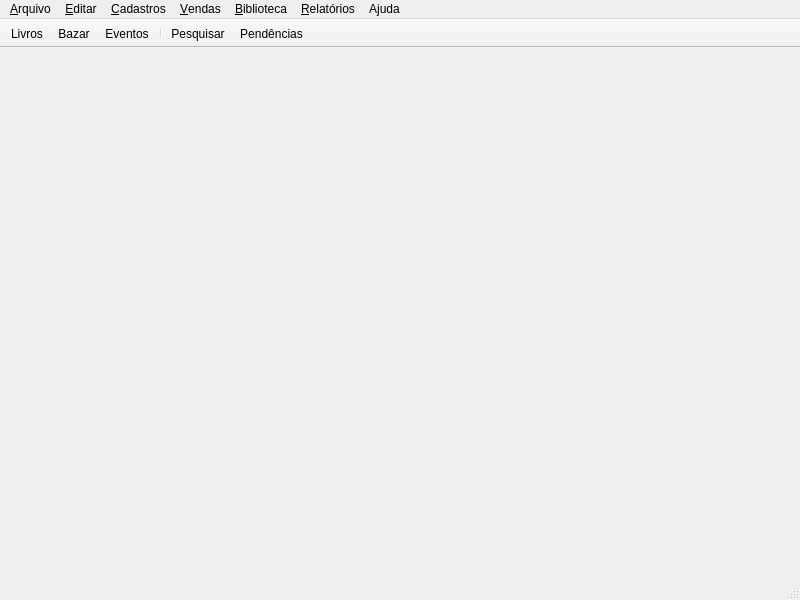
<?xml version="1.0" encoding="UTF-8"?>
<ui version="4.0">
 <class>MainWindow</class>
 <widget class="QMainWindow" name="MainWindow">
  <property name="geometry">
   <rect>
    <x>0</x>
    <y>0</y>
    <width>800</width>
    <height>600</height>
   </rect>
  </property>
  <property name="minimumSize">
   <size>
    <width>800</width>
    <height>600</height>
   </size>
  </property>
  <property name="windowTitle">
   <string>Seareiros</string>
  </property>
  <property name="windowIcon">
   <iconset resource="../../../res/icons.qrc">
    <normaloff>:/icons/title.png</normaloff>:/icons/title.png</iconset>
  </property>
  <widget class="QWidget" name="centralwidget">
   <layout class="QGridLayout" name="gridLayout"/>
  </widget>
  <widget class="QMenuBar" name="menubar">
   <property name="geometry">
    <rect>
     <x>0</x>
     <y>0</y>
     <width>800</width>
     <height>27</height>
    </rect>
   </property>
   <property name="contextMenuPolicy">
    <enum>Qt::PreventContextMenu</enum>
   </property>
   <widget class="QMenu" name="menuFile">
    <property name="title">
     <string>&amp;Arquivo</string>
    </property>
    <addaction name="actionExit"/>
   </widget>
   <widget class="QMenu" name="menuAdd">
    <property name="title">
     <string>&amp;Cadastros</string>
    </property>
    <addaction name="actionAddAssociate"/>
    <addaction name="actionAddActivity"/>
    <addaction name="actionAddBook"/>
    <addaction name="actionAddProduct"/>
   </widget>
   <widget class="QMenu" name="menuOrder">
    <property name="title">
     <string>&amp;Vendas</string>
    </property>
    <addaction name="actionSellBook"/>
    <addaction name="actionSellProduct"/>
    <addaction name="actionSellEvent"/>
   </widget>
   <widget class="QMenu" name="menuReports">
    <property name="title">
     <string>&amp;Relatórios</string>
    </property>
    <addaction name="actionRepSales"/>
    <addaction name="actionRepBook"/>
    <addaction name="actionRepProduct"/>
    <addaction name="actionRepLibrary"/>
   </widget>
   <widget class="QMenu" name="menuHelp">
    <property name="title">
     <string>Ajuda</string>
    </property>
    <addaction name="actionAbout"/>
   </widget>
   <widget class="QMenu" name="menuLibrary">
    <property name="title">
     <string>&amp;Biblioteca</string>
    </property>
    <addaction name="actionLibLend"/>
    <addaction name="actionLibReturn"/>
   </widget>
   <widget class="QMenu" name="menuEdit">
    <property name="title">
     <string>&amp;Editar</string>
    </property>
    <addaction name="actionCopy"/>
    <addaction name="separator"/>
    <addaction name="actionPreferences"/>
   </widget>
   <addaction name="menuFile"/>
   <addaction name="menuEdit"/>
   <addaction name="menuAdd"/>
   <addaction name="menuOrder"/>
   <addaction name="menuLibrary"/>
   <addaction name="menuReports"/>
   <addaction name="menuHelp"/>
  </widget>
  <widget class="QStatusBar" name="statusbar"/>
  <widget class="QToolBar" name="toolBar">
   <property name="contextMenuPolicy">
    <enum>Qt::PreventContextMenu</enum>
   </property>
   <property name="windowTitle">
    <string>toolBar</string>
   </property>
   <property name="movable">
    <bool>false</bool>
   </property>
   <property name="allowedAreas">
    <set>Qt::NoToolBarArea</set>
   </property>
   <property name="iconSize">
    <size>
     <width>24</width>
     <height>24</height>
    </size>
   </property>
   <property name="toolButtonStyle">
    <enum>Qt::ToolButtonTextUnderIcon</enum>
   </property>
   <property name="floatable">
    <bool>true</bool>
   </property>
   <attribute name="toolBarArea">
    <enum>TopToolBarArea</enum>
   </attribute>
   <attribute name="toolBarBreak">
    <bool>false</bool>
   </attribute>
   <addaction name="actionSellBook"/>
   <addaction name="actionSellProduct"/>
   <addaction name="actionSellEvent"/>
   <addaction name="separator"/>
   <addaction name="actionSearch"/>
   <addaction name="actionPendencies"/>
  </widget>
  <action name="actionExit">
   <property name="icon">
    <iconset resource="../../../res/icons.qrc">
     <normaloff>:/icons/exit.png</normaloff>:/icons/exit.png</iconset>
   </property>
   <property name="text">
    <string>Sair</string>
   </property>
   <property name="iconVisibleInMenu">
    <bool>true</bool>
   </property>
  </action>
  <action name="actionAbout">
   <property name="icon">
    <iconset resource="../../../res/icons.qrc">
     <normaloff>:/icons/about.png</normaloff>:/icons/about.png</iconset>
   </property>
   <property name="text">
    <string>Sobre</string>
   </property>
   <property name="iconVisibleInMenu">
    <bool>true</bool>
   </property>
  </action>
  <action name="actionAddAssociate">
   <property name="icon">
    <iconset resource="../../../res/icons.qrc">
     <normaloff>:/icons/associate_add.png</normaloff>:/icons/associate_add.png</iconset>
   </property>
   <property name="text">
    <string>Associado</string>
   </property>
   <property name="iconVisibleInMenu">
    <bool>true</bool>
   </property>
  </action>
  <action name="actionSellBook">
   <property name="icon">
    <iconset resource="../../../res/icons.qrc">
     <normaloff>:/icons/book.png</normaloff>:/icons/book.png</iconset>
   </property>
   <property name="text">
    <string>Livros</string>
   </property>
   <property name="iconVisibleInMenu">
    <bool>true</bool>
   </property>
  </action>
  <action name="actionSellProduct">
   <property name="icon">
    <iconset resource="../../../res/icons.qrc">
     <normaloff>:/icons/product.png</normaloff>:/icons/product.png</iconset>
   </property>
   <property name="text">
    <string>Bazar</string>
   </property>
   <property name="iconVisibleInMenu">
    <bool>true</bool>
   </property>
  </action>
  <action name="actionSellEvent">
   <property name="icon">
    <iconset resource="../../../res/icons.qrc">
     <normaloff>:/icons/events.png</normaloff>:/icons/events.png</iconset>
   </property>
   <property name="text">
    <string>Eventos</string>
   </property>
   <property name="iconVisibleInMenu">
    <bool>true</bool>
   </property>
  </action>
  <action name="actionAddBook">
   <property name="icon">
    <iconset resource="../../../res/icons.qrc">
     <normaloff>:/icons/book_add.png</normaloff>:/icons/book_add.png</iconset>
   </property>
   <property name="text">
    <string>Livro</string>
   </property>
   <property name="iconVisibleInMenu">
    <bool>true</bool>
   </property>
  </action>
  <action name="actionAddProduct">
   <property name="icon">
    <iconset resource="../../../res/icons.qrc">
     <normaloff>:/icons/product_add.png</normaloff>:/icons/product_add.png</iconset>
   </property>
   <property name="text">
    <string>Produto</string>
   </property>
   <property name="iconVisibleInMenu">
    <bool>true</bool>
   </property>
  </action>
  <action name="actionLibLend">
   <property name="icon">
    <iconset resource="../../../res/icons.qrc">
     <normaloff>:/icons/book_lend.png</normaloff>:/icons/book_lend.png</iconset>
   </property>
   <property name="text">
    <string>Alugar</string>
   </property>
   <property name="iconVisibleInMenu">
    <bool>true</bool>
   </property>
  </action>
  <action name="actionLibReturn">
   <property name="icon">
    <iconset resource="../../../res/icons.qrc">
     <normaloff>:/icons/book_return.png</normaloff>:/icons/book_return.png</iconset>
   </property>
   <property name="text">
    <string>Devolver</string>
   </property>
   <property name="iconVisibleInMenu">
    <bool>true</bool>
   </property>
  </action>
  <action name="actionPreferences">
   <property name="icon">
    <iconset resource="../../../res/icons.qrc">
     <normaloff>:/icons/preferences.png</normaloff>:/icons/preferences.png</iconset>
   </property>
   <property name="text">
    <string>Preferências</string>
   </property>
   <property name="iconVisibleInMenu">
    <bool>true</bool>
   </property>
  </action>
  <action name="actionCopy">
   <property name="enabled">
    <bool>false</bool>
   </property>
   <property name="icon">
    <iconset resource="../../../res/icons.qrc">
     <normaloff>:/icons/copy.png</normaloff>:/icons/copy.png</iconset>
   </property>
   <property name="text">
    <string>Copiar</string>
   </property>
   <property name="shortcut">
    <string>Ctrl+C</string>
   </property>
   <property name="iconVisibleInMenu">
    <bool>true</bool>
   </property>
  </action>
  <action name="actionRepSales">
   <property name="text">
    <string>Vendas</string>
   </property>
  </action>
  <action name="actionRepLibrary">
   <property name="text">
    <string>Biblioteca</string>
   </property>
  </action>
  <action name="actionRepProduct">
   <property name="text">
    <string>Bazar</string>
   </property>
  </action>
  <action name="actionRepBook">
   <property name="text">
    <string>Livros</string>
   </property>
  </action>
  <action name="actionSearch">
   <property name="icon">
    <iconset resource="../../../res/icons.qrc">
     <normaloff>:/icons/search.png</normaloff>:/icons/search.png</iconset>
   </property>
   <property name="text">
    <string>Pesquisar</string>
   </property>
   <property name="toolTip">
    <string>Pesquisar</string>
   </property>
  </action>
  <action name="actionPendencies">
   <property name="icon">
    <iconset resource="../../../res/icons.qrc">
     <normaloff>:/icons/pending.png</normaloff>:/icons/pending.png</iconset>
   </property>
   <property name="text">
    <string>Pendências</string>
   </property>
   <property name="toolTip">
    <string>Pendências</string>
   </property>
  </action>
  <action name="actionAddActivity">
   <property name="icon">
    <iconset resource="../../../res/icons.qrc">
     <normaloff>:/icons/activity_add.png</normaloff>:/icons/activity_add.png</iconset>
   </property>
   <property name="text">
    <string>Atividade</string>
   </property>
   <property name="iconVisibleInMenu">
    <bool>true</bool>
   </property>
  </action>
 </widget>
 <resources>
  <include location="../../../res/icons.qrc"/>
 </resources>
 <connections/>
</ui>
